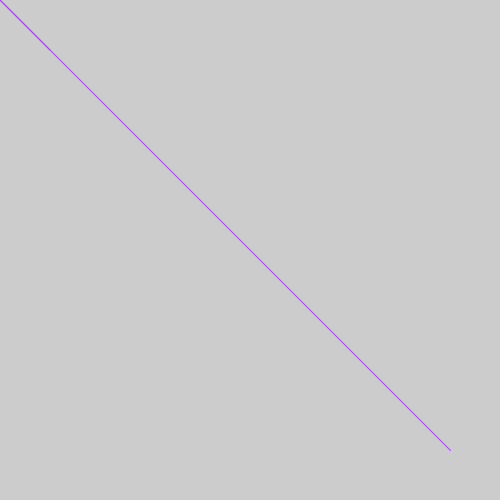
Frame 1 (no input)
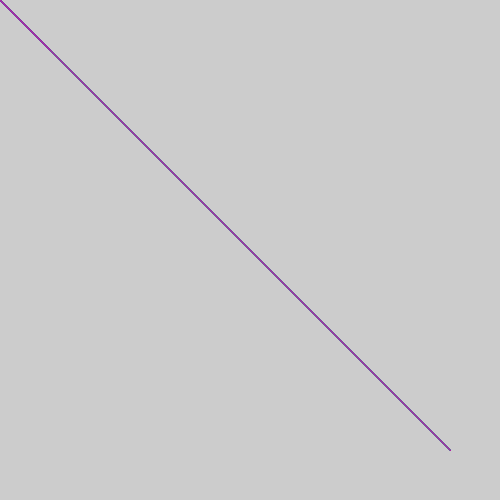
Frame 60 (the mouse pressed at the canvas centre just before this capture)
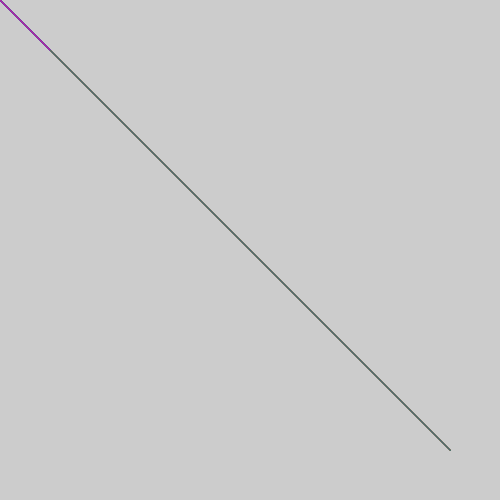
Frame 120 (the mouse held since frame 60 and released just before this capture)

The Processing sketch that drew these frames (run headless with seeded random() and noise(); from frame 60 on, the mouse is pressed at the canvas centre):

// Processing sketch: processing_118004
// ── processing_118004.pde

void setup(){
  size(500,500);
  smooth();
}

void draw(){
  stroke(random(255),random(255),random(255));
  line(mouseX, mouseY, 450,450);
  line(mouseX, mouseY, 50,50);
}
